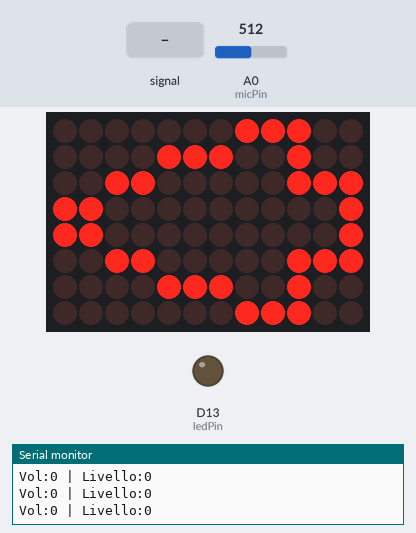
Bench run of a sketch on a simulated Arduino Uno R4 WiFi. Parts: 12×8 LED matrix, output pins drawn as LEDs (lit = HIGH), the last lines printed to the serial monitor. The test bench sets the inputs (shaded band); at power-on: A0 (micPin) = 512.

Above: at 1.2 s.
1.3 s: A0 (micPin) fed a 200 Hz sine of ±255 counts around its level
At 2.4 s:
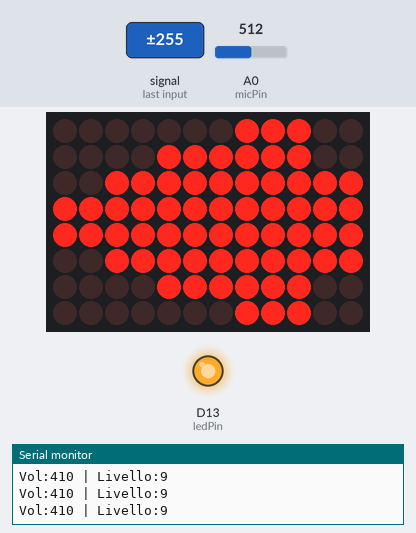
2.8 s: A0 (micPin) fed a 2 Hz sine of ±306 counts around its level
At 3.05 s:
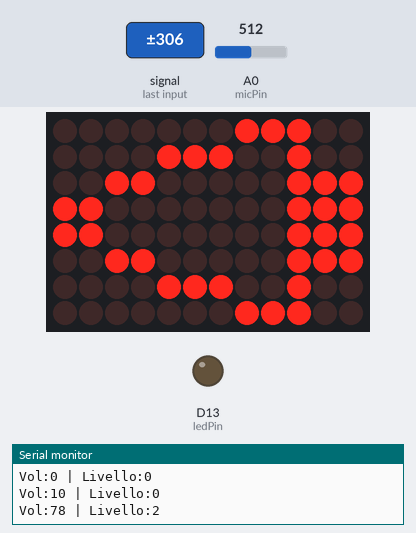
5.2 s: A0 (micPin) set to 900
6.7 s: A0 (micPin) fed a 200 Hz sine of ±81 counts around its level
At 7.7 s:
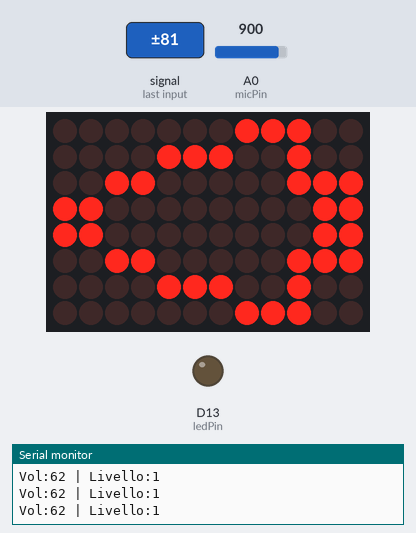
8.2 s: A0 (micPin) set to 1023
At 8.9 s:
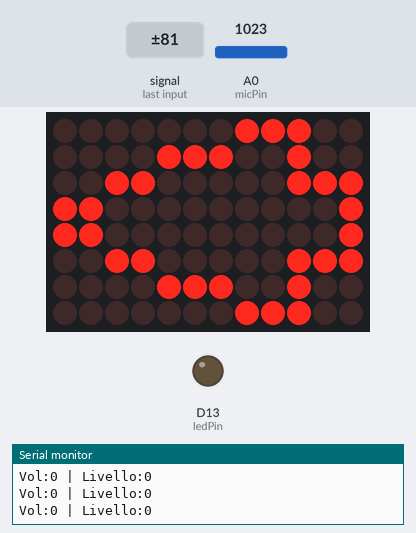
Timing chart, 0 to 10.7 s (numbered marks = the images above; inputs shaded):
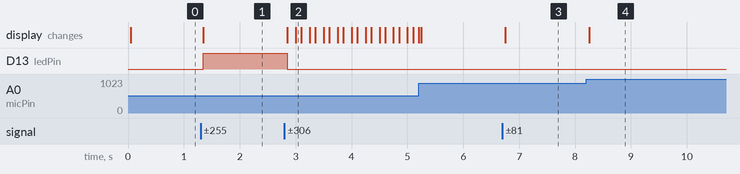

Measured:
- after the input at 1.3 s, D13 (ledPin): LOW → HIGH after 0.05 s; the display: changes after 0.05 s (image 1)
- after the input at 2.8 s, D13 (ledPin): HIGH → LOW after 0.05 s; the display: first changes after 0.05 s (image 2 shows a later state)
- after the input at 6.7 s, the display: changes after 0.05 s (image 3)
- after the input at 8.2 s, the display: changes after 0.05 s (image 4)

The sketch:

Progetto_Natale.ino
```cpp
#include "Arduino_LED_Matrix.h"
#include "Animazione_Albero.h" // file con i disegni

ArduinoLEDMatrix matrix;

//#define LOGARITMIC
const int micPin = A0;
const int ledPin = LED_BUILTIN;
const int sampleWindow = 50;

// Parametri di calibrazione
int sogliaSilenzio = 50;        // Valore minimo per ignorare il rumore di fondo
int sensibilita = 200;          // Oltre questo valore si raggiunge il livello massimo
int reference = 100;            // Offset rumore

float logVal;

// Struttura per gestire il frame corrente da inviare alla matrice
uint8_t frame[8][12];


// array di puntatori per accedere ai disegni (0-9) definiti nel file .h
const byte (*livelliAnimazione[10])[12] = {
  disegno0, // Livello 0 (Silenzio)
  disegno1, // Livello 1
  disegno2,
  disegno3,
  disegno4,
  disegno5,
  disegno6,
  disegno7,
  disegno8,
  disegno9  // (Massimo volume)
};

void setup() {
  Serial.begin(115200);
  matrix.begin();
  pinMode(ledPin, OUTPUT);
}

void loop() {
  unsigned long startMillis = millis();
  unsigned int signalMax = 0;
  unsigned int signalMin = 1024;

  // 1. Campionamento
  while (millis() - startMillis < sampleWindow) {
    int sample = analogRead(micPin);
    if (sample < 1024) {
      if (sample > signalMax) signalMax = sample;
      else if (sample < signalMin) signalMin = sample;
    }
  }

  // Calcolo ampiezza P2P
  int diff = (int)signalMax - (int)signalMin - reference;
  if (diff < 0) diff = 0;
  unsigned int peakToPeak = (unsigned int)diff;

  if(peakToPeak > 5000) peakToPeak = 0;

  // intensità luminosa
  int intensitaLed = map(peakToPeak, sogliaSilenzio, sensibilita, 0, 255);
  intensitaLed = constrain(intensitaLed, 0, 255);
  analogWrite(ledPin, intensitaLed);

  // 2. Mappatura del valore su 10 LIVELLI (da 0 a 9)
  // Invece di mappare su 96 LED, mappiamo sull'indice dell'array di disegni
  int indiceLivello = 0;

#ifdef LOGARITMIC
  if (peakToPeak > 2) {
    logVal = log10((float)peakToPeak);


    indiceLivello = map((logVal - 2.2) * 3000, 0, 600, 0, 9);
  }
#else
  if (peakToPeak > sogliaSilenzio) {
      indiceLivello = map(peakToPeak, sogliaSilenzio, sensibilita, 1, 9);
  } else {
      indiceLivello = 0;
  }
#endif

  indiceLivello = constrain(indiceLivello, 0, 9);

  aggiornaMatrice(indiceLivello);

  // 4. Invio del frame alla matrice
  matrix.renderBitmap(frame, 8, 12);

  // Debug
  Serial.print("Vol:");
  Serial.print(peakToPeak);
  Serial.print(" | Livello:");
  Serial.println(indiceLivello);
}

void aggiornaMatrice(int livelloSelezionato) {
// Scansione per righe e colonne
  for (int r = 0; r < 8; r++) {
    for (int c = 0; c < 12; c++) {
      // pixel dal disegno salvato in Animazione_Albero.h al frame corrente
      frame[r][c] = livelliAnimazione[livelloSelezionato][r][c];
    }
  }
}
```

Source omitted: azione_Albero.h (data table, 2600 bytes)
